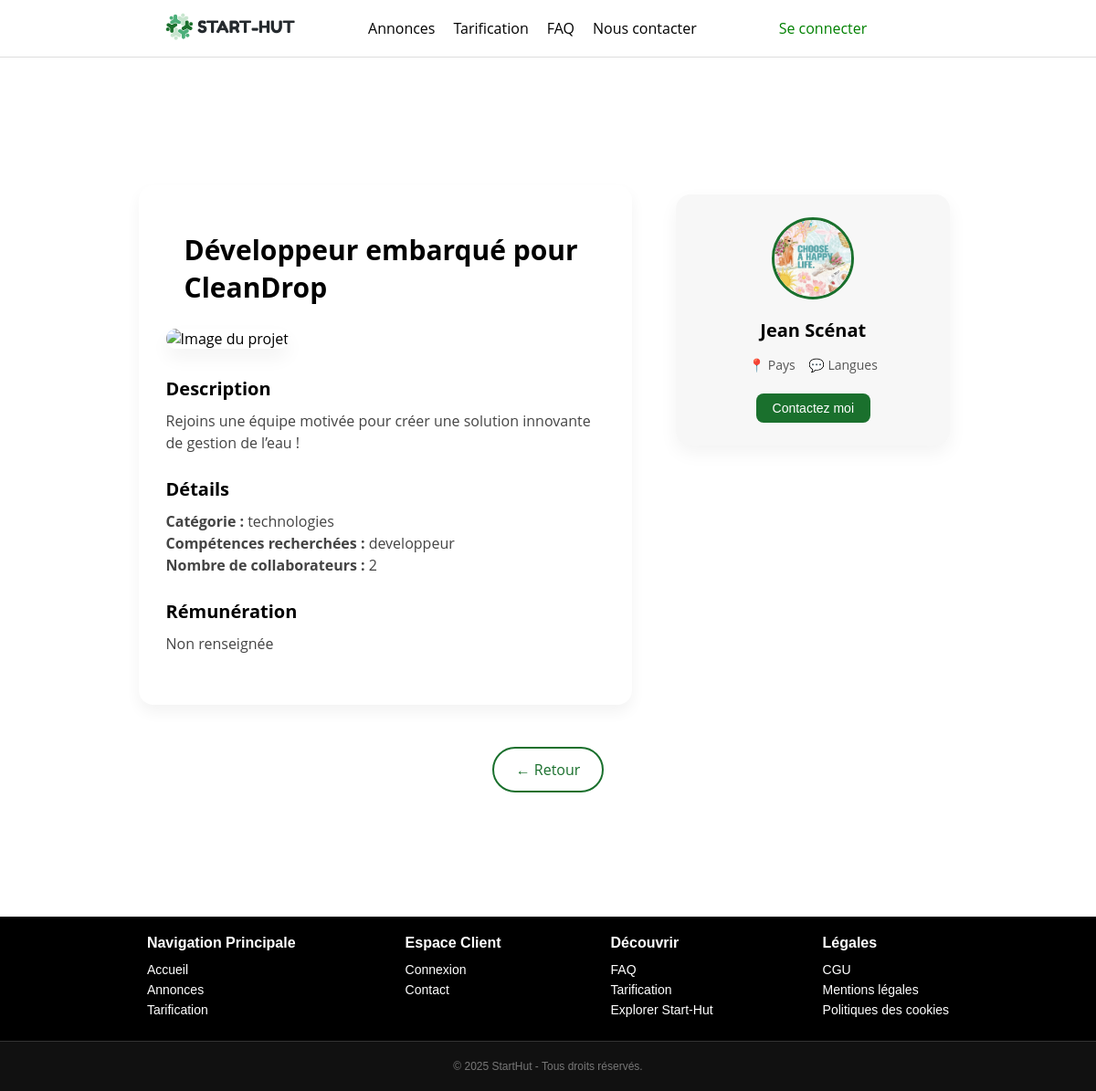
The app's page /src/views/annonce.php?id=3&from=index, older data.
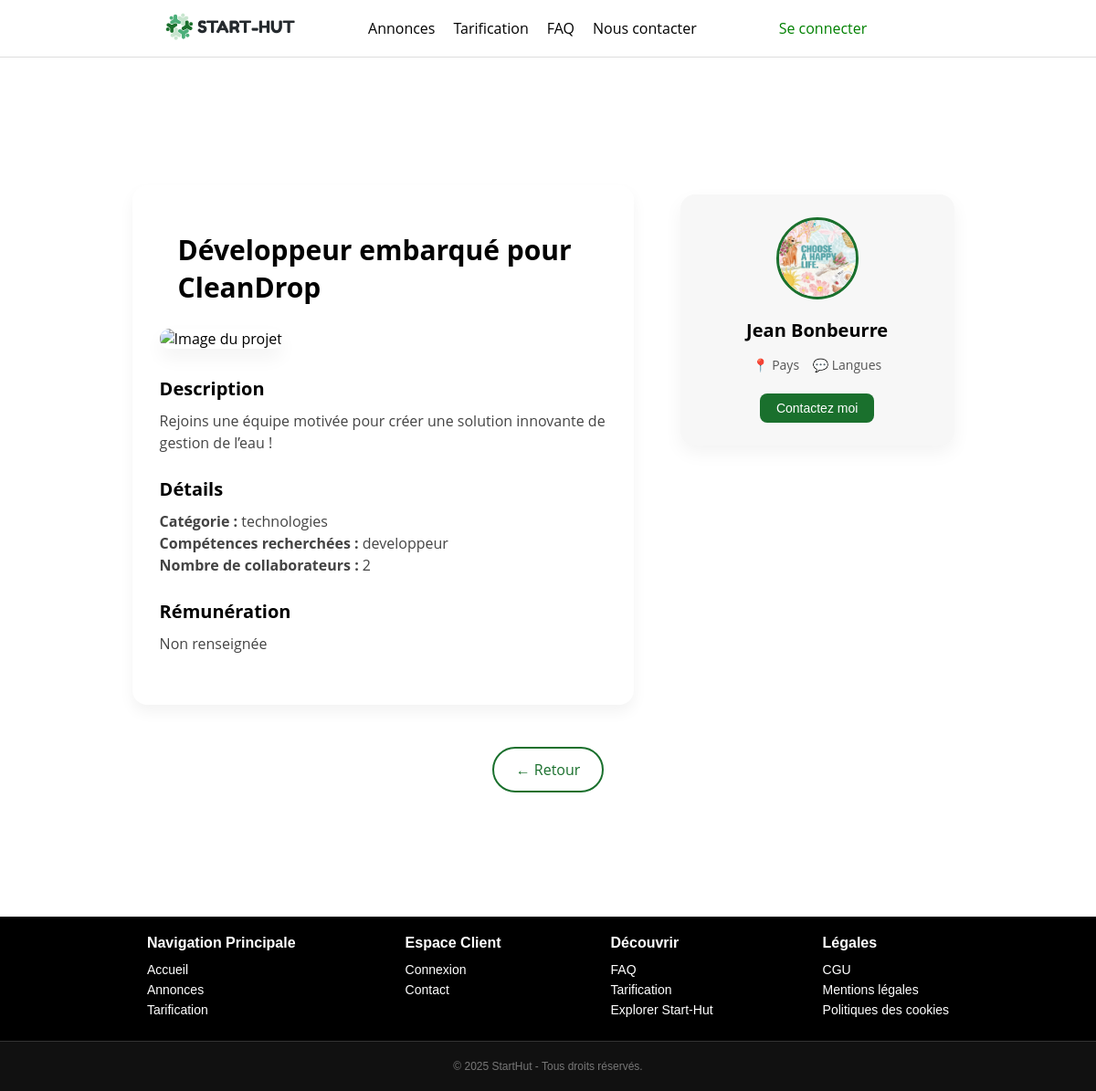
The same page, newer data.
### tables this page shows
CREATE TABLE Documents (
    id INT PRIMARY KEY AUTO_INCREMENT,
    proprietaire INT ,
    projet INT ,
    lien VARCHAR(255) NOT NULL,
    type ENUM('texte', 'image', 'video', 'pdf') NOT NULL ,

    FOREIGN KEY (proprietaire) REFERENCES Utilisateurs(id),
    FOREIGN KEY (projet) REFERENCES Projets(id)
);

CREATE TABLE Utilisateurs (
    id INT PRIMARY KEY AUTO_INCREMENT,
    nom VARCHAR(255) NOT NULL,
    prenom VARCHAR(255) NOT NULL ,
    email VARCHAR(255) NOT NULL UNIQUE,
    mot_de_passe VARCHAR(255) NOT NULL,
    description_profil VARCHAR(255),
    langues_parlees VARCHAR(255),
    type ENUM('porteur', 'collaborateur', 'admin') NOT NULL
);

CREATE TABLE Projets (
    id INT PRIMARY KEY AUTO_INCREMENT,
    createur INT NOT NULL,
    nom VARCHAR(255) NOT NULL UNIQUE,
    taches_effectuees INT NOT NULL  DEFAULT 0 CHECK (taches_effectuees >= 0),
    principe_du_projet TEXT NOT NULL ,
    definition_du_marche TEXT ,
    analyse_de_la_demande TEXT ,
    analyse_de_la_concurrence TEXT ,

    annonce_date_creation DATETIME NOT NULL ,
    annonce_titre VARCHAR(255) NOT NULL ,
    annonce_description TEXT NOT NULL ,
    annonce_competences_recherchees ENUM ('developpeur', 'designer', 'marketing', 'communication', 'autre') NOT NULL,
    annonce_categorie ENUM ('technologies', 'education', 'business', 'autre') NOT NULL,
    annonce_collaborateurs_souhaites INT NOT NULL ,
    annonce_remuneration DOUBLE NOT NULL DEFAULT 0 CHECK (annonce_remuneration >= 0),
    annonce_etat ENUM ('ouvert', 'ferme') NOT NULL ,

    FOREIGN KEY (createur) REFERENCES Utilisateurs(id)
);

### src/views/annonce.php (the view, shortened to what this page needs)
<!DOCTYPE html>
<html>
    <head>
         <link rel="stylesheet" href="/Start-Hut/public/assets/css/styles-meryem.css">
         <link rel="stylesheet" href="/Start-Hut/public/assets/css/styles-guillaume.css">
        <link rel="stylesheet" href="/Start-Hut/public/assets/css/styles.css">
    </head>
    <body>
        <?php
        include('../templates/header.php');
        $bdd = new PDO("mysql:host=" . DB_HOST . ";dbname=" . DB_NAME . ";charset=utf8", DB_USER, DB_PASS);
        $id_annonce = isset($_GET['id']) ? (int)$_GET['id'] : 0;
        $req = $bdd->prepare('SELECT p.*, u.nom, u.prenom, d.lien FROM Projets p
                     JOIN Utilisateurs u ON p.createur = u.id
                     LEFT JOIN Documents d ON p.id = d.projet AND d.type = "image"
                     WHERE p.id = ?');
        $req->execute([$id_annonce]);
        $annonce = $req->fetch(PDO::FETCH_ASSOC);
        ?>
        <div class="content">
        <div class="containerAnnonceFlex">
    <div class="annonceGauche">
        <h1 class="titreAnnonce"><?php echo htmlspecialchars($annonce['annonce_titre']); ?></h1>
        <img src="<?php echo $annonce['lien'] ?? 'https://vection-cms-prod.s3.eu-central-1.amazonaws.com/Adobe_Stock_525614074_8ab9bd18e3.jpeg'; ?>" alt="Image du projet" class="visuelAnnonce">
        <div class="description-bloc">
            <h3>Description</h3>
            <p><?php echo htmlspecialchars($annonce['annonce_description']); ?></p>
        </div>
        <div class="details-bloc">
            <h3>Détails</h3>
            <p><strong>Catégorie :</strong> <?php echo htmlspecialchars($annonce['annonce_categorie']); ?></p>
            <p><strong>Compétences recherchées :</strong> <?php echo htmlspecialchars($annonce['annonce_competences_recherchees']); ?></p>
            <p><strong>Nombre de collaborateurs :</strong> <?php echo htmlspecialchars($annonce['annonce_collaborateurs_souhaites']); ?></p>
        </div>
        <div class="remuneration-bloc">
    <h3>Rémunération</h3>
    <p>
        <?php
            echo isset($annonce['annonce_remuneration']) && $annonce['annonce_remuneration'] > 0
                ? htmlspecialchars($annonce['annonce_remuneration']) . ' €'
                : "Non renseignée";
        ?>
    </p>
</div>
    </div>
    <div class="annonceDroite">
        <div class="carteProfil">
            <img src="/Start-Hut/public/assets/img/APRIL.png" alt="Photo de profil" class="profilImage">
            <h2><?= htmlspecialchars($annonce['prenom'] . ' ' . $annonce['nom']); ?></h2>
            <p><span>📍</span> Pays &nbsp;&nbsp; <span>💬</span> Langues</p>
            <button class="btnContact" onclick="openChatModal(<?= $annonce['createur'] ?>)">Contactez moi</button>
        </div>
    </div>
</div>
            <?php
                $from_page = $_GET['from'] ?? 'annonces';
                $return_link = '/Start-Hut/src/views/annonces.php';
                if ($from_page === 'index') {
                    $return_link = '/Start-Hut/public/index.php';
                }
                ?>
                <div style="margin: 20px;">
                    <a href="<?= $return_link ?>" class="btnAction btnSecondaire">← Retour</a>
                </div>
        </div>
        <?php include('../templates/footer.php'); ?>
    </body>
</html>

Row changes from the older to the newer data that the page shows:
changed through a linked row, documents "Développeur embarqué pour CleanDrop": utilisateurs.prenom+nom "Jean Scénat" → "Jean Bonbeurre"
